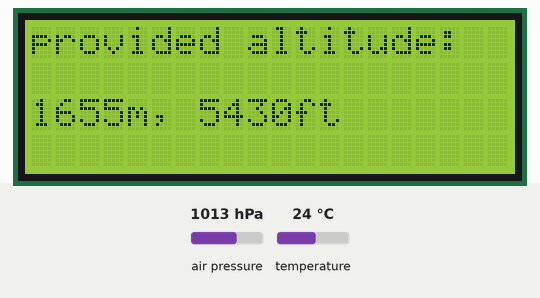
Bench run of a sketch on a simulated Arduino Uno, built with avr-gcc and run on an emulated ATmega328P. Shown: 20×4 character LCD. Inputs (shaded band) come from the test bench; at power-on: air pressure 1013 hPa, temperature 24 °C. What the sketch prints to the serial monitor is not drawn.

Above: at 1.3 s.
1.4 s: air pressure set to 952 hPa
At 8.3 s:
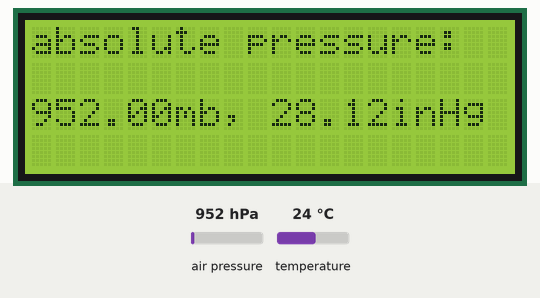
14.8 s: temperature set to 12 °C
At 24.5 s:
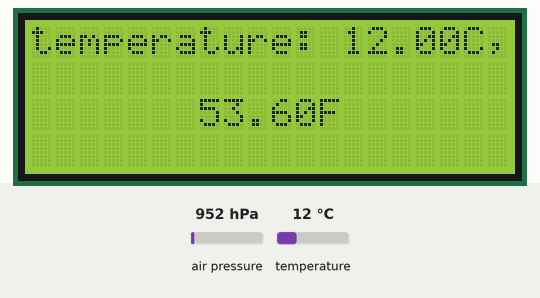
28.8 s: air pressure set to 975 hPa
At 38.3 s:
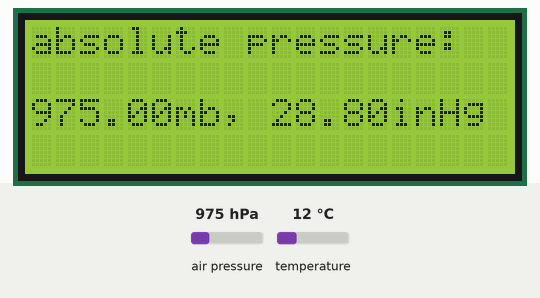
42.1 s: temperature set to 19 °C
At 44.1 s:
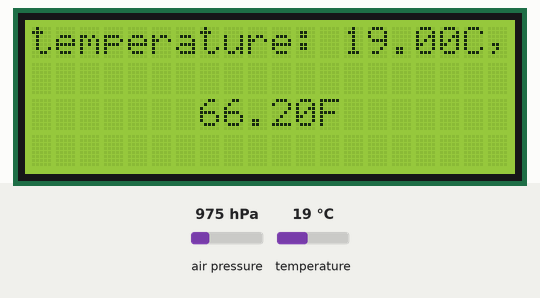
Timing chart, 0 to 45.6 s (numbered marks = the images above; inputs shaded):
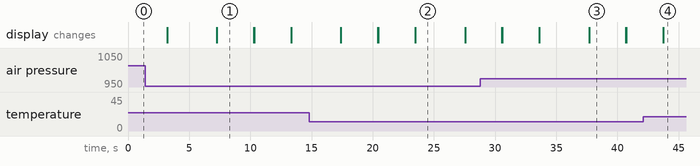

Measured:
- what the display in image 1 shows lasts 3.0 s, from 7.3 s to 10.3 s
- what the display in image 2 shows lasts 4.0 s, from 23.5 s to 27.5 s

The sketch:

Home_Automation_LCD_Screen.ino
```cpp
#include <SFE_BMP180.h>
#include <Wire.h>
#include <LiquidCrystal_I2C.h>

LiquidCrystal_I2C lcd(0x3F,20,4);  // set the LCD address to 0x27 for a 16 chars and 2 line display

SFE_BMP180 pressure;

#define ALTITUDE 1655.0

void setup()
{
  lcd.begin();                      // initialize the lcd
  lcd.begin();
  Serial.begin(9600);
  Serial.println("REBOOT");
 if (pressure.begin())
    Serial.println("BMP180 init success");
  else
  {
 Serial.println("BMP180 init fail\n\n");
    while(1); //
  }
}

void loop()
{
  char status;
  double T,P,p0,a;
   lcd.backlight();
  lcd.setCursor(0,0);
  lcd.print("provided altitude:  ");
  lcd.print(ALTITUDE,0);
  lcd.print("m, ");
  lcd.print(ALTITUDE*3.28084,0);
  lcd.print("ft");

  status = pressure.startTemperature();
  if (status != 0)
  {

    delay(3000);

    status = pressure.getTemperature(T);
    if (status != 0)
    {
      // Print out the measurement:
      lcd.backlight();
  lcd.setCursor(0,0);
      lcd.print("temperature: ");
      lcd.print(T,2);
      lcd.print("C,       ");
      lcd.print((9.0/5.0)*T+32.0,2);
      lcd.print("F");


      status = pressure.startPressure(3);
      if (status != 0)
      {
        delay(4000);

        status = pressure.getPressure(P,T);
        if (status != 0)
        {
          // Print out the measurement:
          lcd.backlight();
  lcd.setCursor(0,0);
          lcd.print("absolute pressure:  ");
          lcd.print(P,2);
          lcd.print("mb, ");
          lcd.print(P*0.0295333727,2);
          lcd.print("inHg");


          p0 = pressure.sealevel(P,ALTITUDE);
          Serial.print("relative (sea-level) pressure: ");
          Serial.print(p0,2);
          Serial.print(" mb, ");
          Serial.print(p0*0.0295333727,2);
          Serial.println(" inHg");


          a = pressure.altitude(P,p0);
          Serial.print("computed altitude: ");
          Serial.print(a,0);
          Serial.print(" meters, ");
          Serial.print(a*3.28084,0);
          Serial.println(" feet");
        }
        else Serial.println("error retrieving pressure measurement\n");
      }
      else Serial.println("error starting pressure measurement\n");
    }
    else Serial.println("error retrieving temperature measurement\n");
  }
  else Serial.println("error starting temperature measurement\n");

  delay(3000);

  lcd.clear();
}
```
